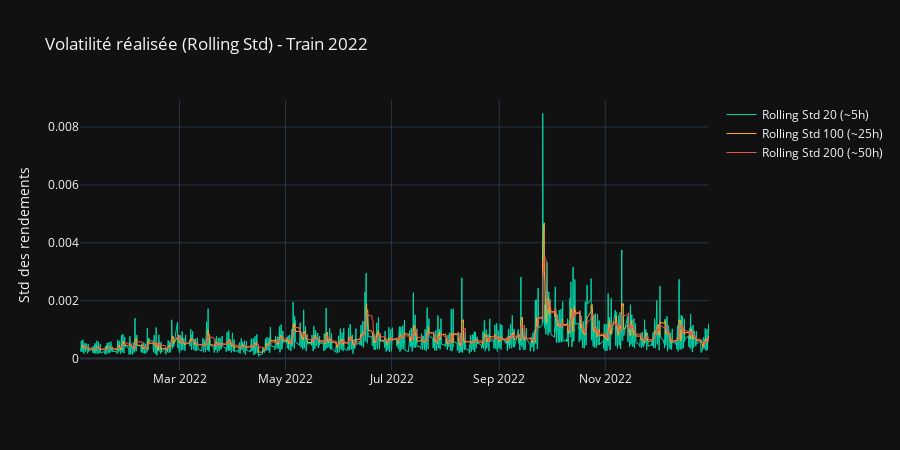

Notebook cell for this chart:
### Markdown cell above
### 4.1 - Rolling Std

### Code cell
returns_series = df_train['return_1'].dropna()

fig = go.Figure()

windows = {
    20: ('Rolling Std 20 (~5h)', '#00d4aa'),
    100: ('Rolling Std 100 (~25h)', '#ffa726'),
    200: ('Rolling Std 200 (~50h)', '#ef5350'),
}

for w, (label, color) in windows.items():
    rolling = returns_series.rolling(w).std()
    # Sous-échantillonnage pour performance plotly
    idx = rolling.index[::4]
    fig.add_trace(go.Scatter(
        x=df_train.loc[idx, 'timestamp'],
        y=rolling.loc[idx],
        name=label,
        line=dict(color=color, width=1),
    ))

fig.update_layout(
    title='Volatilité réalisée (Rolling Std) - Train 2022',
    yaxis_title='Std des rendements',
    height=450,
)
fig.show()

### Figure 1 — Plotly figure (JSON) as saved in the notebook; plotly's stock layout.template omitted (floating-point values rounded to 4 significant figures; data arrays with more than 128 entries replaced by an {"elided": "..."} marker saying what was removed)
{"data": [{"line": {"color": "#00d4aa", "width": 1}, "name": "Rolling Std 20 (~5h)", "type": "scatter", "x": {"elided": "6062 str values"}, "y": {"elided": "6062 float values"}}, {"line": {"color": "#ffa726", "width": 1}, "name": "Rolling Std 100 (~25h)", "type": "scatter", "x": {"elided": "6062 str values"}, "y": {"elided": "6062 float values"}}, {"line": {"color": "#ef5350", "width": 1}, "name": "Rolling Std 200 (~50h)", "type": "scatter", "x": {"elided": "6062 str values"}, "y": {"elided": "6062 float values"}}], "layout": {"height": 450, "title": {"text": "Volatilité réalisée (Rolling Std) - Train 2022"}, "yaxis": {"title": {"text": "Std des rendements"}}}}
